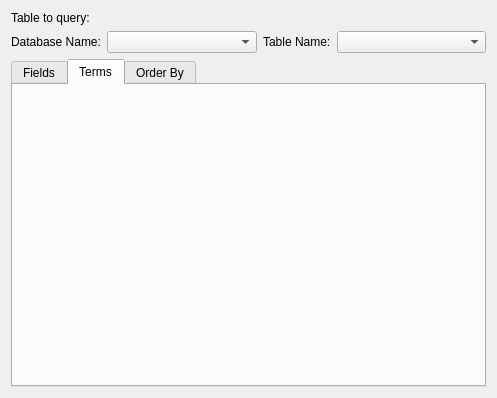
<?xml version="1.0" encoding="UTF-8"?>
<ui version="4.0">
 <class>QueryEditorWidget</class>
 <widget class="QWidget" name="QueryEditorWidget">
  <property name="geometry">
   <rect>
    <x>0</x>
    <y>0</y>
    <width>497</width>
    <height>398</height>
   </rect>
  </property>
  <property name="sizePolicy">
   <sizepolicy hsizetype="Expanding" vsizetype="Expanding">
    <horstretch>0</horstretch>
    <verstretch>0</verstretch>
   </sizepolicy>
  </property>
  <property name="windowTitle">
   <string>Build Query</string>
  </property>
  <layout class="QGridLayout" name="gridLayout_2">
   <item row="1" column="0">
    <layout class="QHBoxLayout" name="horizontalLayout">
     <item>
      <widget class="QLabel" name="label_2">
       <property name="text">
        <string>Database Name:</string>
       </property>
      </widget>
     </item>
     <item>
      <widget class="QComboBox" name="schemaList">
       <property name="sizePolicy">
        <sizepolicy hsizetype="Expanding" vsizetype="Fixed">
         <horstretch>0</horstretch>
         <verstretch>0</verstretch>
        </sizepolicy>
       </property>
      </widget>
     </item>
     <item>
      <widget class="QLabel" name="label">
       <property name="text">
        <string>Table Name:</string>
       </property>
      </widget>
     </item>
     <item>
      <widget class="QComboBox" name="tableList">
       <property name="sizePolicy">
        <sizepolicy hsizetype="Expanding" vsizetype="Fixed">
         <horstretch>0</horstretch>
         <verstretch>0</verstretch>
        </sizepolicy>
       </property>
      </widget>
     </item>
    </layout>
   </item>
   <item row="2" column="0">
    <widget class="QTabWidget" name="tabWidget">
     <property name="currentIndex">
      <number>1</number>
     </property>
     <widget class="QWidget" name="tab">
      <attribute name="title">
       <string>Fields</string>
      </attribute>
      <layout class="QGridLayout" name="gridLayout">
       <item row="0" column="0">
        <widget class="QListView" name="columnView">
         <property name="selectionMode">
          <enum>QAbstractItemView::MultiSelection</enum>
         </property>
        </widget>
       </item>
       <item row="0" column="1">
        <layout class="QVBoxLayout" name="verticalLayout">
         <item>
          <spacer name="verticalSpacer_2">
           <property name="orientation">
            <enum>Qt::Vertical</enum>
           </property>
           <property name="sizeHint" stdset="0">
            <size>
             <width>20</width>
             <height>28</height>
            </size>
           </property>
          </spacer>
         </item>
         <item>
          <widget class="QPushButton" name="addAllButton">
           <property name="text">
            <string>&gt;&gt;</string>
           </property>
          </widget>
         </item>
         <item>
          <widget class="QPushButton" name="addButton">
           <property name="text">
            <string>&gt;</string>
           </property>
          </widget>
         </item>
         <item>
          <widget class="QPushButton" name="removeButton">
           <property name="text">
            <string>&lt;</string>
           </property>
          </widget>
         </item>
         <item>
          <widget class="QPushButton" name="removeAllButton">
           <property name="text">
            <string>&lt;&lt;</string>
           </property>
          </widget>
         </item>
         <item>
          <spacer name="verticalSpacer">
           <property name="orientation">
            <enum>Qt::Vertical</enum>
           </property>
           <property name="sizeHint" stdset="0">
            <size>
             <width>20</width>
             <height>27</height>
            </size>
           </property>
          </spacer>
         </item>
        </layout>
       </item>
       <item row="0" column="2">
        <widget class="QListView" name="selectView">
         <property name="selectionMode">
          <enum>QAbstractItemView::MultiSelection</enum>
         </property>
        </widget>
       </item>
      </layout>
     </widget>
     <widget class="QWidget" name="tab_2">
      <attribute name="title">
       <string>Terms</string>
      </attribute>
      <layout class="QGridLayout" name="termsgridlayout">
       <item row="0" column="0">
        <widget class="TermsTabWidget" name="termsTab" native="true">
        </widget>
       </item>
      </layout>
     </widget>
     <widget class="QWidget" name="tab_3">
      <attribute name="title">
       <string>Order By</string>
      </attribute>
      <layout class="QGridLayout" name="gridLayout_3">
       <item row="1" column="0">
        <layout class="QHBoxLayout" name="horizontalLayout_3">
         <item>
          <spacer name="horizontalSpacer">
           <property name="orientation">
            <enum>Qt::Horizontal</enum>
           </property>
           <property name="sizeHint" stdset="0">
            <size>
             <width>284</width>
             <height>20</height>
            </size>
           </property>
          </spacer>
         </item>
         <item>
          <widget class="QPushButton" name="orderMoreButton">
           <property name="text">
            <string>More</string>
           </property>
          </widget>
         </item>
         <item>
          <widget class="QPushButton" name="orderLessButton">
           <property name="enabled">
            <bool>false</bool>
           </property>
           <property name="text">
            <string>Less</string>
           </property>
          </widget>
         </item>
        </layout>
       </item>
       <item row="0" column="0">
        <widget class="QTableWidget" name="ordersTable"/>
       </item>
      </layout>
     </widget>
    </widget>
   </item>
   <item row="0" column="0">
    <widget class="QLabel" name="label_3">
     <property name="text">
      <string>Table to query:</string>
     </property>
    </widget>
   </item>
  </layout>
 </widget>
 <customwidgets>
  <customwidget>
   <class>TermsTabWidget</class>
   <extends>QWidget</extends>
   <header>termstabwidget.h</header>
  </customwidget>
 </customwidgets>
 <resources/>
 <connections/>
</ui>
